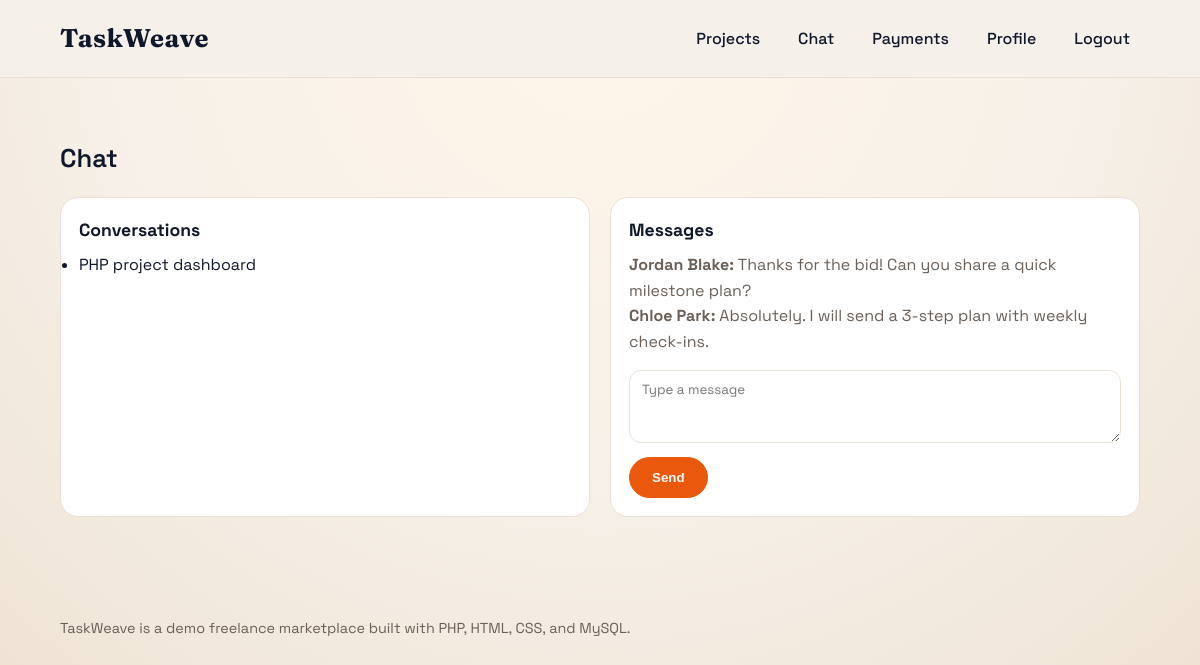
The page /chat.php (signed in) on the database its author committed.
### tables this page shows
CREATE TABLE conversations (
  id INT AUTO_INCREMENT PRIMARY KEY,
  project_id INT NOT NULL,
  client_id INT NOT NULL,
  freelancer_id INT NOT NULL,
  created_at TIMESTAMP DEFAULT CURRENT_TIMESTAMP,
  FOREIGN KEY (project_id) REFERENCES projects(id),
  FOREIGN KEY (client_id) REFERENCES users(id),
  FOREIGN KEY (freelancer_id) REFERENCES users(id)
);

CREATE TABLE projects (
  id INT AUTO_INCREMENT PRIMARY KEY,
  client_id INT NOT NULL,
  title VARCHAR(180) NOT NULL,
  description TEXT NOT NULL,
  category VARCHAR(80) NOT NULL,
  budget_min DECIMAL(10,2) NOT NULL,
  budget_max DECIMAL(10,2) NOT NULL,
  status ENUM('open', 'in_progress', 'completed') DEFAULT 'open',
  created_at TIMESTAMP DEFAULT CURRENT_TIMESTAMP,
  FOREIGN KEY (client_id) REFERENCES users(id)
);

CREATE TABLE messages (
  id INT AUTO_INCREMENT PRIMARY KEY,
  conversation_id INT NOT NULL,
  sender_id INT NOT NULL,
  message TEXT NOT NULL,
  created_at TIMESTAMP DEFAULT CURRENT_TIMESTAMP,
  FOREIGN KEY (conversation_id) REFERENCES conversations(id),
  FOREIGN KEY (sender_id) REFERENCES users(id)
);

CREATE TABLE users (
  id INT AUTO_INCREMENT PRIMARY KEY,
  role ENUM('client', 'freelancer', 'admin') NOT NULL DEFAULT 'freelancer',
  full_name VARCHAR(120) NOT NULL,
  email VARCHAR(160) NOT NULL UNIQUE,
  password_hash VARCHAR(255) NOT NULL,
  title VARCHAR(160) DEFAULT NULL,
  bio TEXT DEFAULT NULL,
  skills VARCHAR(255) DEFAULT NULL,
  location VARCHAR(120) DEFAULT NULL,
  created_at TIMESTAMP DEFAULT CURRENT_TIMESTAMP
);

### chat.php (the view, shortened to what this page needs)
<?php
require_once __DIR__ . '/includes/db.php';
include __DIR__ . '/includes/header.php';
$user = current_user();
$conversation_id = isset($_GET['conversation_id']) ? (int)$_GET['conversation_id'] : 0;
$conversations = [];
$stmt = $mysqli->prepare("SELECT c.id, p.title, u.full_name AS client_name, f.full_name AS freelancer_name
    FROM conversations c
    JOIN projects p ON c.project_id = p.id
    JOIN users u ON c.client_id = u.id
    JOIN users f ON c.freelancer_id = f.id
    WHERE c.client_id = ? OR c.freelancer_id = ?");
$stmt->bind_param('ii', $user['id'], $user['id']);
$stmt->execute();
$result = $stmt->get_result();
if ($result) {
    $conversations = $result->fetch_all(MYSQLI_ASSOC);
}
if ($conversation_id === 0 && !empty($conversations)) {
    $conversation_id = (int)$conversations[0]['id'];
}
$messages = [];
if ($conversation_id > 0) {
    $msg_stmt = $mysqli->prepare("SELECT m.message, m.created_at, u.full_name FROM messages m JOIN users u ON m.sender_id = u.id WHERE m.conversation_id = ? ORDER BY m.created_at ASC");
    $msg_stmt->bind_param('i', $conversation_id);
    $msg_stmt->execute();
    $msg_result = $msg_stmt->get_result();
    if ($msg_result) {
        $messages = $msg_result->fetch_all(MYSQLI_ASSOC);
    }
}
?>
<section class="section container">
  <h2 class="section-title">Chat</h2>
  <div class="grid">
    <div class="card">
      <h3>Conversations</h3>
      <ul>
        <?php foreach ($conversations as $conversation): ?>
          <li style="margin: 8px 0;">
            <a href="chat.php?conversation_id=<?php echo $conversation['id']; ?>">
              <?php echo htmlspecialchars($conversation['title']); ?>
            </a>
          </li>
        <?php endforeach; ?>
      </ul>
    </div>
    <div class="card">
      <h3>Messages</h3>
      <?php if (empty($messages)): ?>
        <p>No messages yet.</p>
      <?php else: ?>
        <?php foreach ($messages as $message): ?>
          <p><strong><?php echo htmlspecialchars($message['full_name']); ?>:</strong> <?php echo htmlspecialchars($message['message']); ?></p>
        <?php endforeach; ?>
      <?php endif; ?>
      <form class="form" method="post">
        <textarea name="message" rows="3" placeholder="Type a message" required></textarea>
        <button class="btn" type="submit">Send</button>
      </form>
    </div>
  </div>
</section>
<?php include __DIR__ . '/includes/footer.php'; ?>

### assets/css/style.css (style rules this page uses)
:root { --bg: #f6f0e8; --surface: #ffffff; --ink: #0f172a; --muted: #6b5f56; --accent: #ea580c; --accent-2: #2563eb; --border: #eadfd4; --shadow: 0 22px 60px rgba(15, 23, 42, 0.12); --hero-bg: #0f172a; --hero-ink: #f8fafc; }
* { box-sizing: border-box; margin: 0; padding: 0; }
body { font-family: 'Space Grotesk', sans-serif; background: radial-gradient(circle at top, #fff6e9 0%, #f6f0e8 55%, #efe3d4 100%); color: var(--ink); line-height: 1.6; }
a { color: inherit; text-decoration: none; }
.container { width: min(1100px, 90%); margin: 0 auto; }
.btn { display: inline-flex; align-items: center; justify-content: center; gap: 8px; padding: 12px 22px; border-radius: 999px; border: 1px solid var(--accent); background: var(--accent); color: #fff; font-weight: 600; transition: 0.2s ease; }
.section { padding: 60px 0; }
.section-title { font-size: 1.6rem; font-weight: 600; margin-bottom: 18px; }
.grid { display: grid; gap: 20px; grid-template-columns: repeat(auto-fit, minmax(230px, 1fr)); }
.card { background: var(--surface); border-radius: 18px; padding: 18px; border: 1px solid var(--border); }
.card h3 { font-size: 1.1rem; margin-bottom: 8px; }
.card p { color: var(--muted); }
.form { display: grid; gap: 14px; margin-top: 16px; }
.form input, .form select, .form textarea { padding: 10px 12px; border-radius: 12px; border: 1px solid var(--border); font-family: inherit; }
.form button { justify-self: start; }

### rows shown on the page
conversations: project.title "PHP project dashboard"
messages: sender.full_name "Jordan Blake", message "Thanks for the bid! Can you share a quick milestone plan?"
messages: sender.full_name "Chloe Park", message "Absolutely. I will send a 3-step plan with weekly check-ins."
